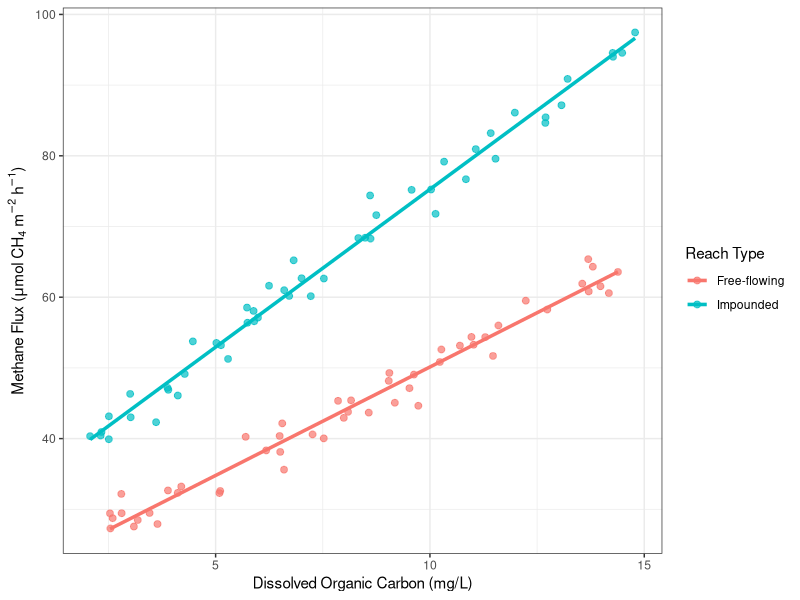

The R script that drew this image: (Note: this script raises an error after producing the figure.)
## Homework 11 ##
## Cody Quiroz ##
## 11-November-25 ##

## Objective 1 ##
library(ggplot2)
set.seed(67) #reprod

#params
n <- 100 #total obs
true_int <- 20 #intercept
true_slope <- 3 #slope for free-flow
true_group_effect <- 10 #fake slope difference between free and impounded
true_interaction <- 1.5 #interaction (increase slope) in addition to effect slope for impoundment
sigma <- 2 #residual stdev, normal

#make fake predictor data
DOC <- runif(n, 2, 15)
ReachType <- factor(rep(c("Free-flowing", "Impounded"), each = n/2))

#error, normal, homoscedastic
eps <- rnorm(n, mean = 0, sd = sigma)

#make fake response variables
CH4_flux <- true_int + true_slope * DOC +
  ifelse(ReachType == "Impounded",
         true_group_effect + true_interaction * DOC,
         0) + eps

# assemble dataframe
ancova_data <- data.frame(
  ReachType = ReachType,
  DOC_mgL = round(DOC, 3),
  CH4_flux_umol = round(CH4_flux, 3)
)

#fit ancova w interaction
ancova_model <- lm(CH4_flux_umol ~ DOC_mgL * ReachType, data = ancova_data)
print(summary(ancova_model))

#save to csv for sharing
write.csv(ancova_data, "simulated_data_csq.csv", row.names = FALSE)

#visualize ancova
ggplot(ancova_data, aes(x = DOC_mgL, y = CH4_flux_umol, color = ReachType)) +
  geom_point(size = 2, alpha = 0.7) +
  geom_smooth(method = "lm", se = FALSE, linewidth = 1.2) +
  theme_bw() +
  labs(
    x = "Dissolved Organic Carbon (mg/L)",
    y = expression(paste("Methane Flux (", mu, "mol CH"[4], " ", m^-2, " ", h^-1, ")")),
    color = "Reach Type"
  ) 

#Does the relationship between DOC and Methane differ in free-flowing and impounded reaches of a stream?


## Objective 2 ##
cond_data <- read_csv("simulated_data.csv") #file from aubrey

#make sure temp c a factor
cond_data <- cond_data %>%
  mutate(Temperature_C = factor(Temperature_C))

glimpse(cond_data) #check is factor

#fit model
#question: Does the relationship between Cond and Cl differ in low and high temperature conditions?
mod_full <- lm(Cl_mgL ~ Cond_uscm * Temperature_C, data = cond_data)
summary(mod_full)
anova(mod_full)

#backward reduction
drop1(mod_full, test = "F")

#interaction not significant so removing
mod_no_int <- lm(Cl_mgL ~ Cond_uscm + Temperature_C, data = cond_data)
drop1(mod_no_int, test = "F")

#based on significance, choosing this as final model
final_mod <- mod_no_int
summary(final_mod)

#ecological interpretation
#Conductivity was strongly and positively related to chloride concentration. The temperature did not alter the slope of this relationship, meaning the effect of conductivity on chloride was consistent across temperature conditions. The values were consistently lower in the when temperature was low (different intercepts)

#My partner's parameters were slope = 0.5 for both low and high temp data, while the intercept was 3 for low temp conditions and 5 for high temp. The slope I calculated was ~0.49, so I was able to get very close to the true values. I also matched the significantly different slopes. I found there was no interaction as intended. 
